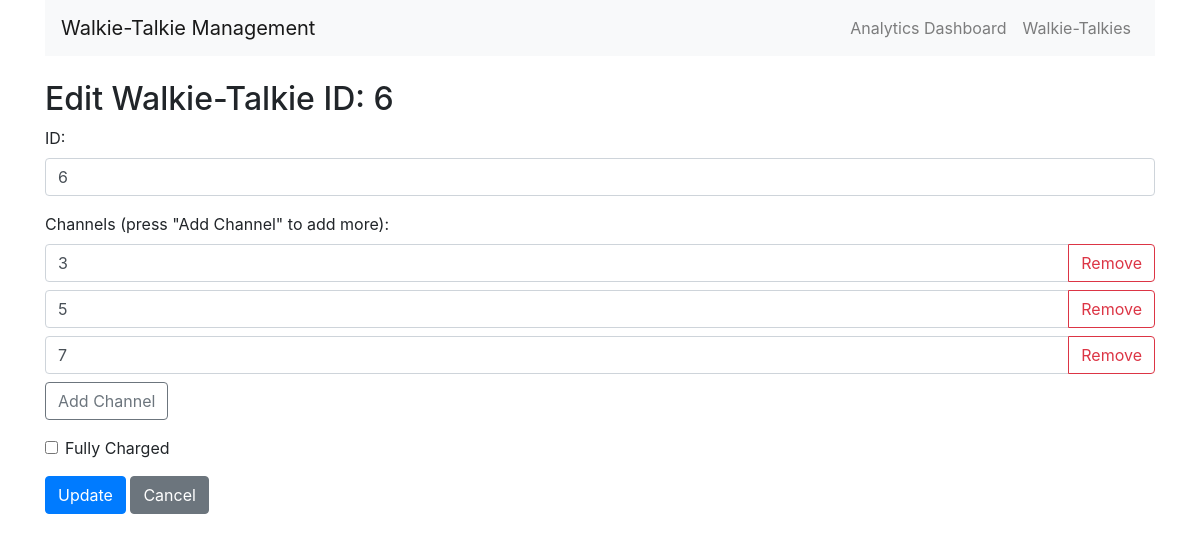
The page /edit_walkie_talkie/6 on the database its author committed.
### models.py (models this page shows)
class WalkieTalkie(db.Model):
    __tablename__ = 'walkie_talkies'
    id = db.Column(db.Integer, primary_key=True)
    is_lent = db.Column(db.Boolean, default=False)
    current_holder = db.Column(db.String(100), nullable=True)
    is_charged = db.Column(db.Boolean, default=False)  # Default is now False (discharged)
    rental_history = db.relationship('Rental', backref='walkie_talkie', lazy=True)
    channels = db.relationship('Channel', backref='walkie_talkie', lazy=True, cascade="all, delete-orphan")

class Channel(db.Model):
    __tablename__ = 'channels'
    id = db.Column(db.Integer, primary_key=True)
    channel_number = db.Column(db.Integer, nullable=False)
    walkie_talkie_id = db.Column(db.Integer, db.ForeignKey('walkie_talkies.id'), nullable=False)
    __table_args__ = (db.UniqueConstraint('walkie_talkie_id', 'channel_number', name='_walkie_channel_uc'),)

### routes.py (the view, shortened to what this page needs)
@app.route('/edit_walkie_talkie/<int:wt_id>', methods=['GET', 'POST'])
def edit_walkie_talkie(wt_id):
    wt = WalkieTalkie.query.get_or_404(wt_id)
    return render_template('edit_walkie_talkie.html', wt=wt)

### templates/edit_walkie_talkie.html (shortened to what this page needs)
{% extends 'base.html' %}
{% block content %}
<h2>Edit Walkie-Talkie ID: {{ wt.id }}</h2>
<form method="post">
    <div class="form-group">
        <label for="id">ID:</label>
        <input type="number" class="form-control" id="id" name="id" value="{{ wt.id }}" required>
    </div>
    <div class="form-group">
        <label>Channels (press "Add Channel" to add more):</label>
        <div id="channel-fields">
            {% for channel in wt.channels %}
            <div class="input-group mb-2">
                <input type="number" class="form-control" name="channels" min="1" value="{{ channel.channel_number }}" required>
                <div class="input-group-append">
                    <button type="button" class="btn btn-outline-danger remove-channel-btn">Remove</button>
                </div>
            </div>
            {% endfor %}
            {% if not wt.channels %}
            <div class="input-group mb-2">
                <input type="number" class="form-control" name="channels" min="1" placeholder="Channel Number" required>
                <div class="input-group-append">
                    <button type="button" class="btn btn-outline-secondary add-channel-btn">Add Channel</button>
                </div>
            </div>
            {% else %}
            <button type="button" class="btn btn-outline-secondary add-channel-btn">Add Channel</button>
            {% endif %}
        </div>
    </div>
    <div class="form-group form-check">
        <input type="checkbox" class="form-check-input" id="is_charged" name="is_charged" {% if wt.is_charged %}checked{% endif %}>
        <label class="form-check-label" for="is_charged">Fully Charged</label>
    </div>
    <button type="submit" class="btn btn-primary">Update</button>
    <a href="{{ url_for('view_walkie_talkie', wt_id=wt.id) }}" class="btn btn-secondary">Cancel</a>
</form>
{% endblock %}

### rows shown on the page
WalkieTalkie: id "6"
Channel: channels "3"
Channel: channels "5"
Channel: channels "7"
